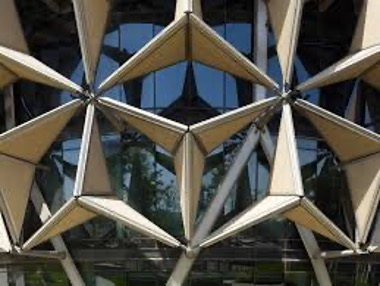
#> input picture lab hackathon/images/Q2.jpg, 380 x 286 px, found by its file name
$ jupyter execute Q2.ipynb
#> lines starting #> are read from the running program, lines starting #| are printed output that depends on the picture; after the words box and inside, x2 and y2 are one past the last pixel; in counts of white or black regions, pixels touching at a corner belong together
ABRAR AKBAR MULLA
2023A7PS0173U

[cell 1]
import cv2
import numpy as np
import matplotlib.pyplot as plt

img_path = "Q2.jpg"
img = cv2.imread(img_path)
#> img is the input picture: shape (286, 380, 3); mean B, G, R 72.7, 79.4, 80.8
gray = cv2.cvtColor(img, cv2.COLOR_BGR2GRAY)
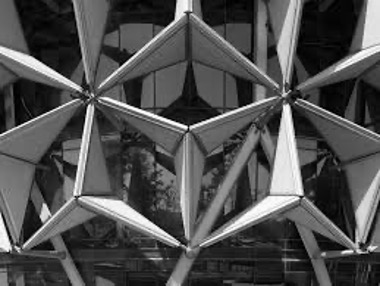
#> gray: shape (286, 380); min 0, max 255, mean 79.1
gray = np.float32(gray)

ks = [0.04, 0.10, 0.20]
corner_counts = {}

plt.figure(figsize=(16, 12))

for i, k in enumerate(ks, 1):
    R = cv2.cornerHarris(gray, blockSize=2, ksize=3, k=k)
    R = cv2.dilate(R, None)

    threshold = 0.01 * R.max()
    corners = R > threshold

    count = int(np.sum(corners))
    corner_counts[k] = count

    # additional threshold diagnostics
    max_R = float(R.max())
    mean_R = float(R.mean())
    sum_above = float(R[corners].sum()) if count > 0 else 0.0
    pct_above = 100.0 * count / (R.size)

    print(f"k={k}: threshold={threshold:.4f}, max_R={max_R:.4f}, mean_R={mean_R:.4f}, count={count}, pct_above={pct_above:.4f}%, sum_above={sum_above:.4f}")

    img_corners = img.copy()
    img_corners[corners] = [0, 0, 255]

    plt.subplot(2, 2, i)
    plt.imshow(cv2.cvtColor(img_corners, cv2.COLOR_BGR2RGB))
    plt.title(f"Harris Corners (k = {k}), count = {count}")
    plt.axis("off")
#> this loop made 3 passes
#> (threshold, count, max_R, mean_R, sum_above, pct_above) on passes 1 to 3: (650303.8, 3555, 65030376, 177413.4, 1.91e+10, 3.27), (317766.8, 2682, 31776680, 15863.6, 8.58e+09, 2.47), (81326.2, 1137, 8132620, -156547.9, 895552960, 1.05)
#| k=0.04: threshold=650303.7600, max_R=65030376.0000, mean_R=177413.3750, count=3555, pct_above=3.2711%, sum_above=19093258240.0000
#| k=0.1: threshold=317766.8000, max_R=31776680.0000, mean_R=15863.6348, count=2682, pct_above=2.4678%, sum_above=8576318464.0000
#| k=0.2: threshold=81326.2000, max_R=8132620.0000, mean_R=-156547.9062, count=1137, pct_above=1.0462%, sum_above=895552960.0000
#> pass 1, `R = cv2.cornerHarris(gray, blockSize=2, ksize=3, k=k)`:
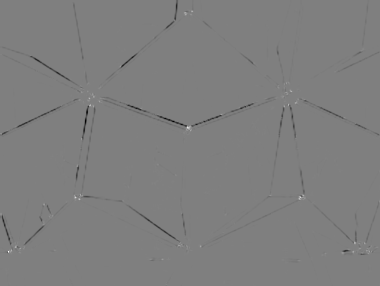
#> R: shape (286, 380) float32; min -65323272, max 65030376, mean -368365.6; drawn with min black and max white
#> pass 1, `R = cv2.dilate(R, None)`:
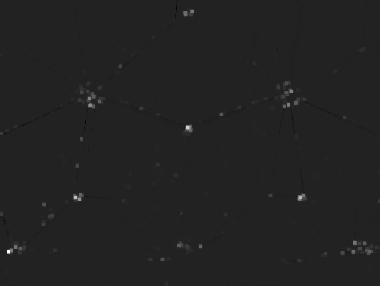
#> R: shape (286, 380) float32; min -10020358, max 65030376, mean 177413.4; drawn with min black and max white
#> pass 1, `corners = R > threshold`:
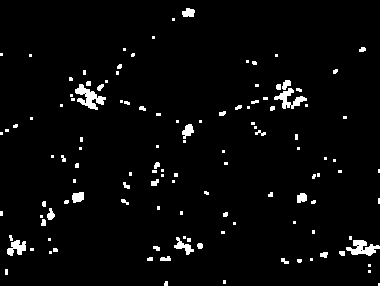
#> corners: shape (286, 380) bool; 3.3% white; 123 white regions (84 under 20 px), largest, box (x1, y1, x2, y2) and area: (75, 84, 106, 110) 362, (346, 240, 380, 256) 299, (274, 88, 307, 109) 274
#> pass 2, `R = cv2.cornerHarris(gray, blockSize=2, ksize=3, k=k)`:
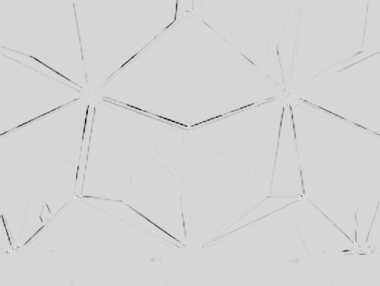
#> R: shape (286, 380) float32; min -167588032, max 31776680, mean -1158064.6; drawn with min black and max white
#> after the loop, corner_counts = {0.04: 3555, 0.1: 2682, 0.2: 1137}

plt.tight_layout()
plt.show()
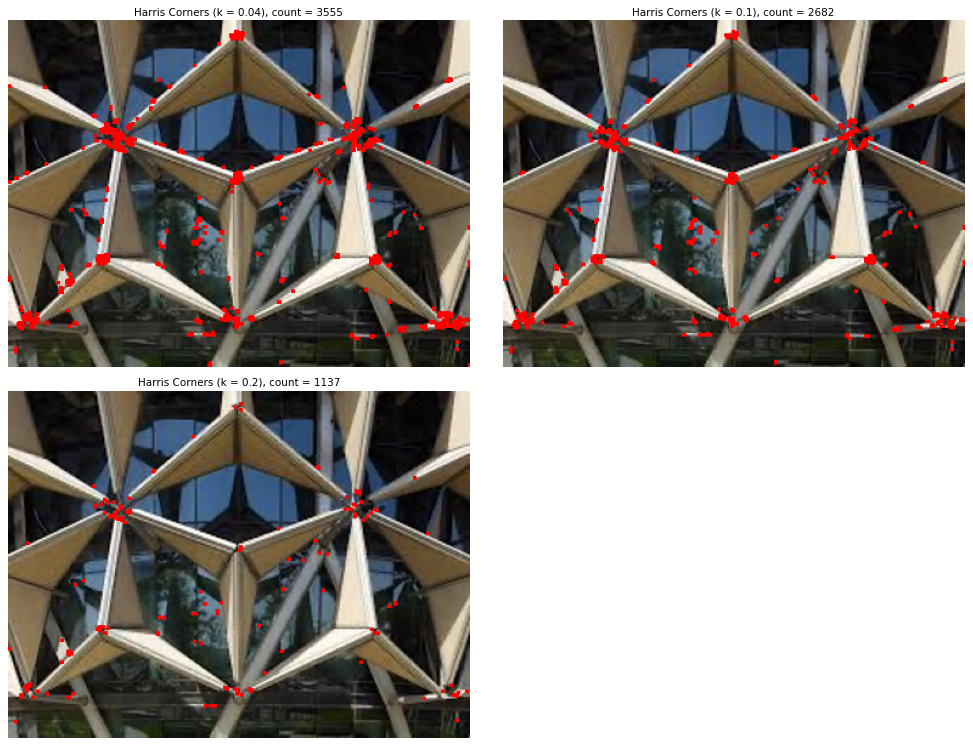
#> figure drawn by matplotlib, 3 panels

for k, c in corner_counts.items():
    print(f"k = {k}: {c} corners detected")
#> this loop made 3 passes
#> (k, c) on passes 1 to 3: (0.04, 3555), (0.1, 2682), (0.2, 1137)
#| k = 0.04: 3555 corners detected
#| k = 0.1: 2682 corners detected
#| k = 0.2: 1137 corners detected
# ...existing code...

$ run again, with lab hackathon/images/Q1a.jpg copied over lab hackathon/images/Q2.jpg
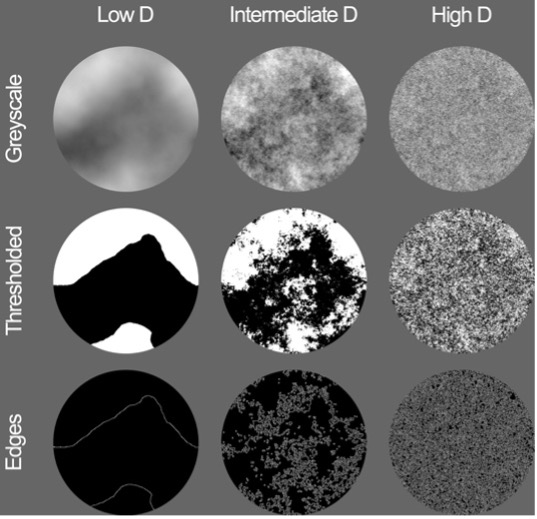
#> input picture lab hackathon/images/Q1a.jpg, 537 x 519 px, found by its file name
#> img is the input picture: shape (519, 537, 3); min 0, max 255, mean 104.4
#> the loop `for i, k in enumerate(ks, 1):` made 3 passes
#> (threshold, count, max_R, mean_R, sum_above, pct_above) on passes 1 to 3: (830609.1, 28966, 83060912, 764623.2, 2.08e+11, 10.39), (499899.6, 24184, 49989960, 323092.3, 1.02e+11, 8.68), (102140.1, 13804, 10214008, -123368.4, 1.21e+10, 4.95)
#> (printed output is left out)
#> pass 1, `corners = R > threshold`:
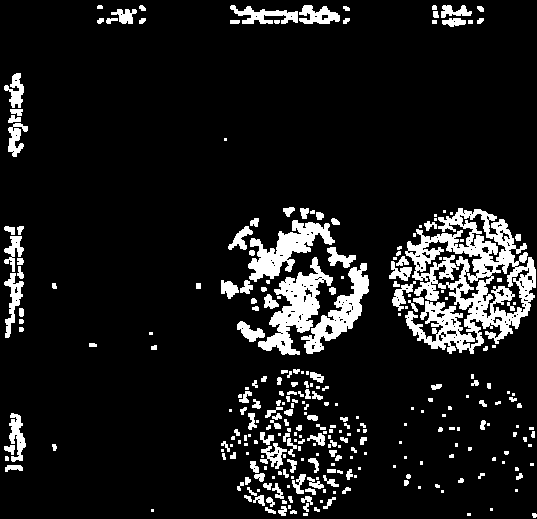
#> corners: shape (519, 537) bool; 10.4% white; 293 white regions (129 under 20 px), largest, box (x1, y1, x2, y2) and area: (405, 208, 536, 354) 9024, (258, 257, 333, 355) 2644, (248, 220, 335, 282) 2131
#> after the loop `for i, k in enumerate(ks, 1):`: corner_counts = {0.04: 28966, 0.1: 24184, 0.2: 13804}
#> `plt.show()`:
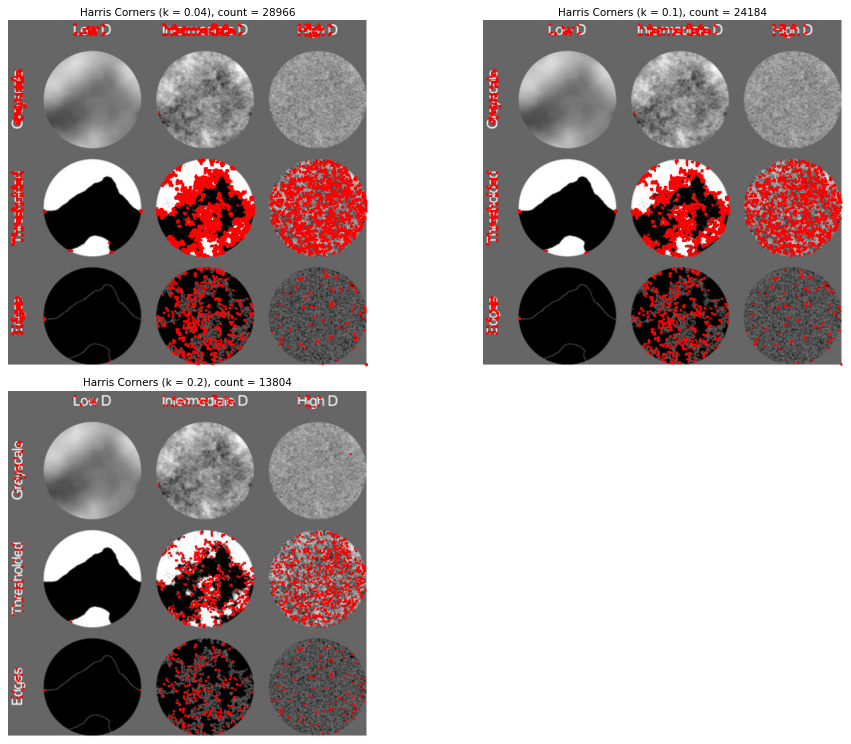
#> figure drawn by matplotlib, 3 panels
#> the loop `for k, c in corner_counts.items():` made 3 passes
#> (k, c) on passes 1 to 3: (0.04, 28966), (0.1, 24184), (0.2, 13804)
#> (printed output is left out)

$ run again, with lab hackathon/images/Q4a.jpg copied over lab hackathon/images/Q2.jpg
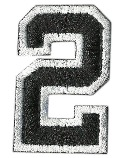
#> input picture lab hackathon/images/Q4a.jpg, 118 x 158 px, found by its file name
#> img is the input picture: shape (158, 118, 3); mean B, G, R 166.6, 168, 167.1
#> the loop `for i, k in enumerate(ks, 1):` made 3 passes
#> (threshold, count, max_R, mean_R, sum_above, pct_above) on passes 1 to 3: (1487671.8, 4681, 148767184, 3349638.8, 6.01e+10, 25.11), (911374.1, 2821, 91137408, 1110368, 2.17e+10, 15.13), (218653.2, 970, 21865320, -443986.3, 1.42e+09, 5.2)
#> (printed output is left out)
#> pass 1, `corners = R > threshold`:
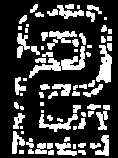
#> corners: shape (158, 118) bool; 25.1% white; 77 white regions (19 under 20 px), largest, box (x1, y1, x2, y2) and area: (29, 46, 85, 78) 521, (96, 45, 112, 83) 359, (39, 114, 78, 132) 247
#> after the loop `for i, k in enumerate(ks, 1):`: corner_counts = {0.04: 4681, 0.1: 2821, 0.2: 970}
#> `plt.show()`:
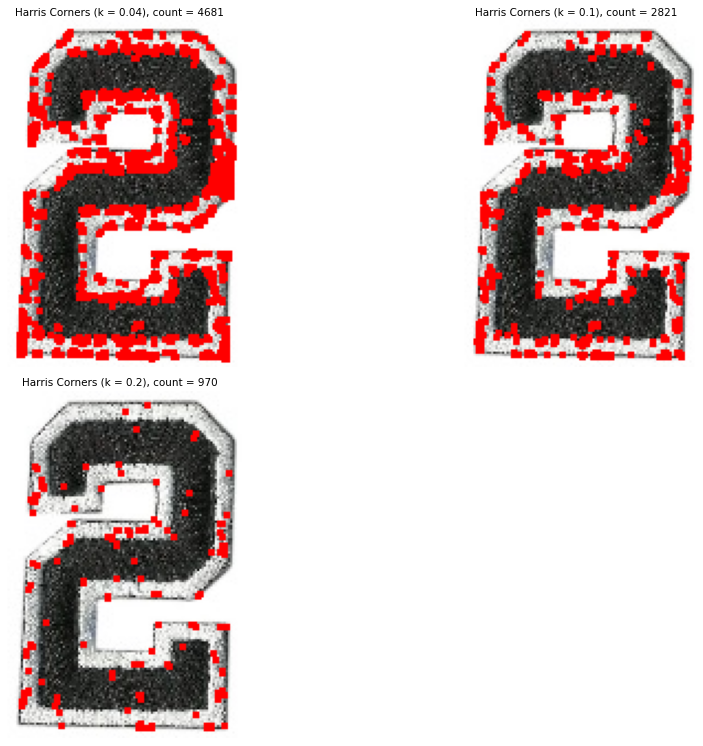
#> figure drawn by matplotlib, 3 panels
#> the loop `for k, c in corner_counts.items():` made 3 passes
#> (k, c) on passes 1 to 3: (0.04, 4681), (0.1, 2821), (0.2, 970)
#> (printed output is left out)
